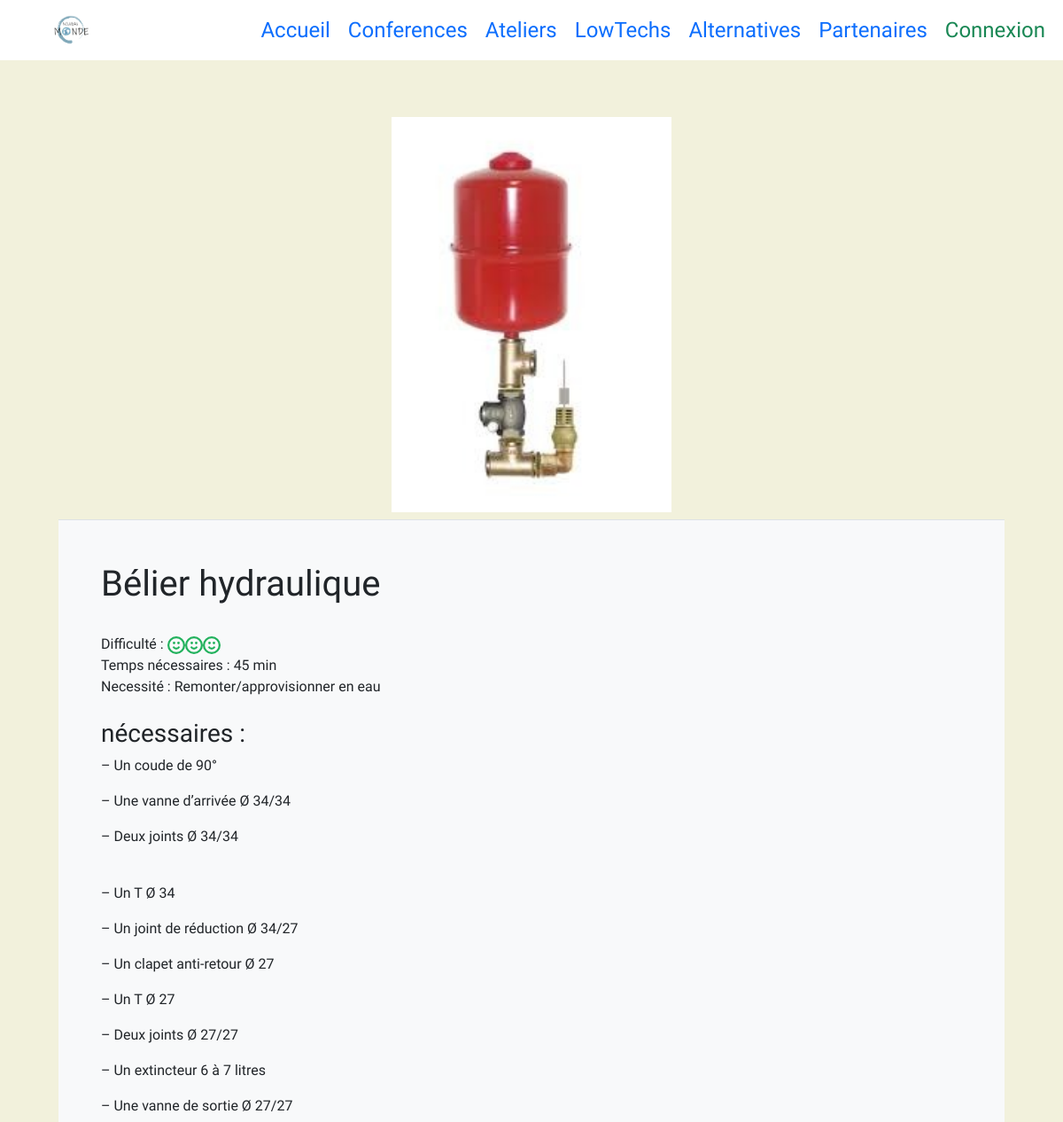
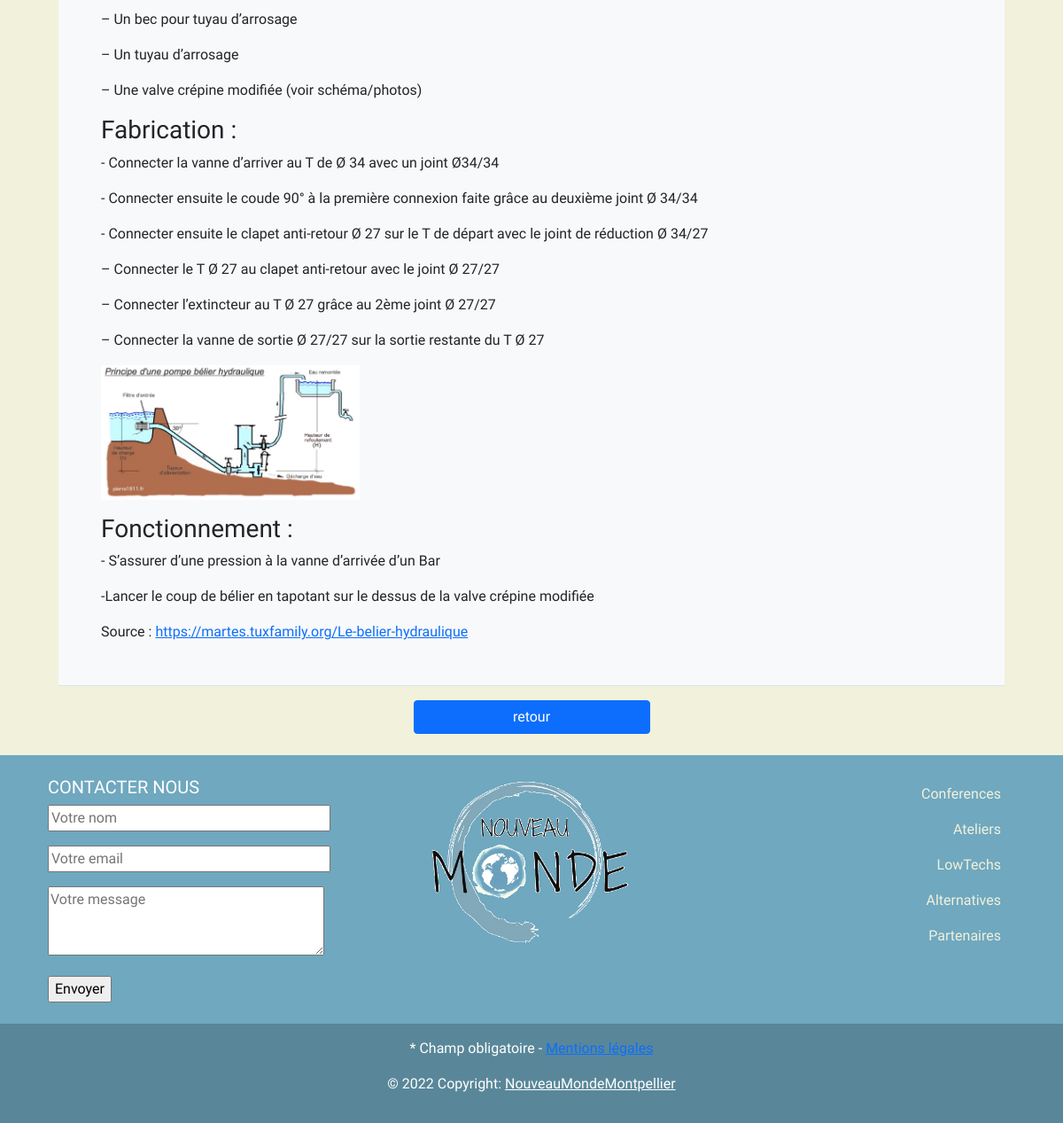
/lowtechs/lowtech/5, run on the app's committed database (2 pictures, top to bottom).
### tables this page shows
CREATE TABLE `lowtech` (
  `id` int(25) NOT NULL,
  `titre` varchar(120) DEFAULT NULL,
  `difficulte` int(25) DEFAULT NULL,
  `temps` varchar(50) DEFAULT NULL,
  `necessite` varchar(150) DEFAULT NULL,
  `fabrication` longtext DEFAULT NULL,
  `materiaux` longtext DEFAULT NULL,
  `fonctionnement` longtext DEFAULT NULL,
  `image` varchar(120) DEFAULT NULL,
  `imagePrincipe` varchar(250) DEFAULT NULL,
  `source` varchar(250) DEFAULT NULL
);

### controllers/LowtechController.php (called while the page is built, shortened)
<?php
require "models/LowtechManager.php";
class LowtechController
{
    private $lowtechManager;
    function __construct()
    {
        $this->lowtechManager = new LowtechManager();
        $this->lowtechManager->chargementLowtechs();
    }
    public function afficherLowtech($id)
    {
        $lowtech = $this->lowtechManager->getLowtechById($id);
        $necessite = $this->exploder($lowtech->getMateriaux());
        $fabrication = $this->exploder($lowtech->getFabrication());
        $fonctionnement = $this->exploder($lowtech->getFonctionnement());
        require "views/Read/lowtechView.php";
    }
    private function exploder($array)
    {
        return explode(".", $array);
    }
}

### models/LowtechManager.php (called while the page is built, shortened)
<?php
require "LowtechClass.php";
class LowtechManager extends Model
{
    private $lowtechs = [];
    public function ajoutLowtech($lowtech)
    {
        $this->lowtechs[] = $lowtech;
    }
    public function chargementLowtechs()
    {
        $db = $this->getBdd();
        $sql = "SELECT * FROM lowtech ORDER BY titre";
        $req = $db->prepare($sql);
        $req->execute([]);
        $data = $req->fetchAll(PDO::FETCH_ASSOC);
    }
    public function getLowtechById($id)
    {
        foreach ($this->lowtechs as $value) {
            if ($value->getId() == $id) {
                return $value;
            }
        }
    }
}

### views/Read/lowtechView.php (the view, shortened to what this page needs)
<div class="m-2 p-2 m-3" id="principal">
    <table class="table">
        <tr class="text-center">
            <th><img src="<?= URL ?>public/images/lowtech/imagepresentation/<?= $lowtech->getImage() ?>" alt="image <?= $lowtech->getTitre() ?>" width="30%;"></th>
        </tr>
        <tr>
            <td class="bg-light p-5">
                <div class="align-start mb-2">
                    <h1><?= $lowtech->getTitre() ?></h1>
                </div><br>
                <label for="difficulte">Difficulté : <?= $lowtech->getSmiley($lowtech->getDifficulte()) ?></label><br />
                <label for="temps">Temps nécessaires : <?= $lowtech->getTemps() ?></label><br />
                <label for="necessite">Necessité : <?= $lowtech->getNecessite() ?></label><br /><br />
                <label for=" materiaux">
                    <h3> nécessaires : </h3>
                </label>
                <div class="align-start">
                    <?php foreach ($necessite as $value) {
                    ?>
                        <p><?= $value ?></p>
                    <?php
                    }  ?>
                </div>
                <label for="fabrication">
                    <h3>Fabrication : </h3>
                </label>
                <div class="align-start">
                    <?php foreach ($fabrication as $value) {
                    ?>
                        <p><?= $value ?></p>
                    <?php
                    }  ?>
                </div>
                <img class="mb-3" src="<?= URL ?>public/images/lowtech/imagePrincipe/<?= $lowtech->getImagePrincipe() ?>" alt="image <?= $lowtech->getTitre() ?>" width="30%;"><BR />
                <label for="fonctionnement">
                    <h3>Fonctionnement :</h3>
                </label><br>
                <div class="align-start">
                    <?php foreach ($fonctionnement as $value) {
                    ?>
                        <p><?= $value ?></p>
                    <?php
                    }
                    ?>
                </div>
                <label for="source">Source : <a href="<?= $lowtech->getSource() ?>"> <?= $lowtech->getSource() ?></a></label>
            </td>
        </tr>
    </table>
    <div class="d-flex justify-content-center">
        <a href="<?= URL ?>lowtechs/" class="btn btn-primary d-block col-3">retour</a>
    </div>
</div>
<?php
require_once "views/Read/template.php";

### style.css (style rules this page uses)
body { width: 100%; height: 100%; background-color: #F2F1DC ; color: black; font-family: Gothic A1; }
#principal { margin-bottom: 2rem; margin-top: 2rem; background: transparent; }

### data on the page
lowtech: image (picture), titre "Bélier hydraulique", difficulte 3 (drawn), temps "45 min", necessite "Remonter/approvisionner en eau", materiaux "– Un coude de 90°", materiaux "– Une vanne d’arrivée Ø 34/34", materiaux "– Deux joints Ø 34/34", materiaux "– Un T Ø 34", materiaux "– Un joint de réduction Ø 34/27", materiaux "– Un clapet anti-retour Ø 27", materiaux "– Un T Ø 27", materiaux "– Deux joints Ø 27/27", materiaux "– Un extincteur 6 à 7 litres", materiaux "– Une vanne de sortie Ø 27/27", materiaux "– Un bec pour tuyau d’arrosage", materiaux "– Un tuyau d’arrosage", materiaux "– Une valve crépine modifiée (voir schéma/photos)", fabrication "- Connecter la vanne d’arriver au T de Ø 34 avec un joint Ø34/34", fabrication "- Connecter ensuite le coude 90° à la première connexion faite grâce au deuxième joint Ø 34/34", fabrication "- Connecter ensuite le clapet anti-retour Ø 27 sur le T de départ avec le joint de réduction Ø 34/27", fabrication "– Connecter le T Ø 27 au clapet anti-retour avec le joint Ø 27/27", fabrication "– Connecter l’extincteur au T Ø 27 grâce au 2ème joint Ø 27/27", fabrication "– Connecter la vanne de sortie Ø 27/27 sur la sortie restante du T Ø 27", imagePrincipe (picture), fonctionnement "- S’assurer d’une pression à la vanne d’arrivée d’un Bar", fonctionnement "-Lancer le coup de bélier en tapotant sur le dessus de la valve crépine modifiée", source "https://martes.tuxfamily.org/Le-belier-hydraulique"
